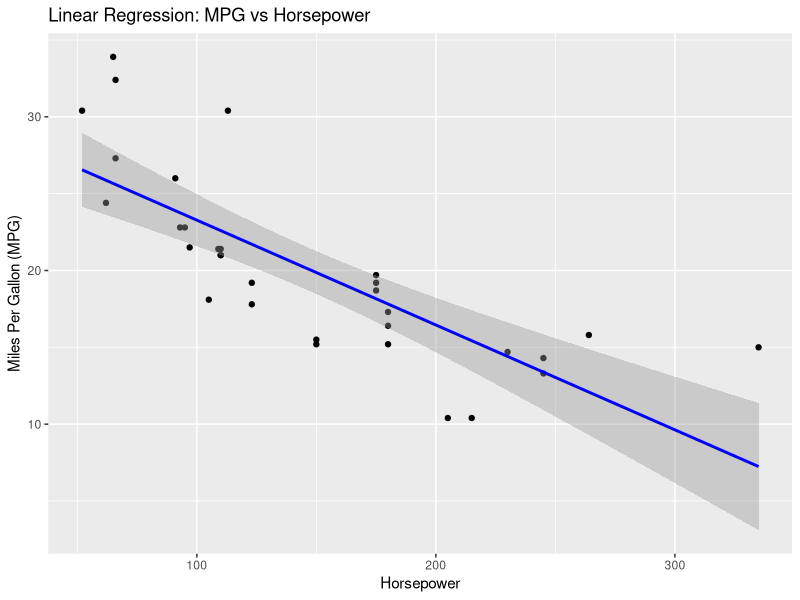

This figure's R source:
# Load necessary library
library(ggplot2)

# Load dataset
data("mtcars")

# Train a linear regression model
model <- lm(mpg ~ hp, data = mtcars)

# Display model summary
summary(model)

# Predict mpg for a car with 150 horsepower
new_data <- data.frame(hp = 150)
predicted_mpg <- predict(model, new_data)

cat("Predicted MPG for 150 horsepower:", predicted_mpg, "\n")

# Plot the data and regression line
ggplot(mtcars, aes(x = hp, y = mpg)) +
  geom_point() +
  geom_smooth(method = "lm", col = "blue") +
  labs(title = "Linear Regression: MPG vs Horsepower",
       x = "Horsepower",
       y = "Miles Per Gallon (MPG)")
